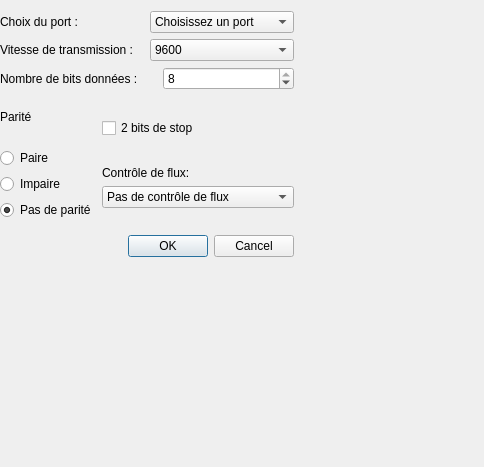
<?xml version="1.0" encoding="UTF-8"?>
<ui version="4.0">
 <class>DialogConfigurerLiaisonGPS</class>
 <widget class="QDialog" name="DialogConfigurerLiaisonGPS">
  <property name="geometry">
   <rect>
    <x>0</x>
    <y>0</y>
    <width>484</width>
    <height>467</height>
   </rect>
  </property>
  <property name="windowTitle">
   <string>Configuration de la liaison série</string>
  </property>
  <widget class="QWidget" name="layoutWidget">
   <property name="geometry">
    <rect>
     <x>0</x>
     <y>0</y>
     <width>294</width>
     <height>282</height>
    </rect>
   </property>
   <layout class="QVBoxLayout" name="verticalLayout_5">
    <item>
     <layout class="QVBoxLayout" name="verticalLayout">
      <item>
       <layout class="QHBoxLayout" name="horizontalLayout">
        <item>
         <widget class="QLabel" name="label">
          <property name="text">
           <string>Choix du port :</string>
          </property>
         </widget>
        </item>
        <item>
         <widget class="QComboBox" name="comboBoxPort">
          <item>
           <property name="text">
            <string>Choisissez un port</string>
           </property>
          </item>
         </widget>
        </item>
       </layout>
      </item>
      <item>
       <layout class="QHBoxLayout" name="horizontalLayout_2">
        <item>
         <widget class="QLabel" name="label_2">
          <property name="text">
           <string>Vitesse de transmission :</string>
          </property>
         </widget>
        </item>
        <item>
         <widget class="QComboBox" name="comboBoxVitesse">
          <item>
           <property name="text">
            <string>9600</string>
           </property>
          </item>
          <item>
           <property name="text">
            <string>1200</string>
           </property>
          </item>
          <item>
           <property name="text">
            <string>2400</string>
           </property>
          </item>
          <item>
           <property name="text">
            <string>4800</string>
           </property>
          </item>
          <item>
           <property name="text">
            <string>19200</string>
           </property>
          </item>
          <item>
           <property name="text">
            <string>38400</string>
           </property>
          </item>
          <item>
           <property name="text">
            <string>57600</string>
           </property>
          </item>
          <item>
           <property name="text">
            <string>115200</string>
           </property>
          </item>
         </widget>
        </item>
       </layout>
      </item>
      <item>
       <layout class="QHBoxLayout" name="horizontalLayout_3">
        <item>
         <widget class="QLabel" name="label_3">
          <property name="text">
           <string>Nombre de bits données :</string>
          </property>
         </widget>
        </item>
        <item>
         <widget class="QSpinBox" name="spinBoxBitData">
          <property name="maximumSize">
           <size>
            <width>131</width>
            <height>23</height>
           </size>
          </property>
          <property name="minimum">
           <number>5</number>
          </property>
          <property name="maximum">
           <number>8</number>
          </property>
          <property name="value">
           <number>8</number>
          </property>
         </widget>
        </item>
       </layout>
      </item>
     </layout>
    </item>
    <item>
     <layout class="QGridLayout" name="gridLayout">
      <item row="0" column="1" rowspan="2">
       <layout class="QVBoxLayout" name="verticalLayout_4">
        <item>
         <widget class="QCheckBox" name="checkBoxStop">
          <property name="text">
           <string>2 bits de stop</string>
          </property>
         </widget>
        </item>
        <item>
         <spacer name="verticalSpacer_2">
          <property name="orientation">
           <enum>Qt::Vertical</enum>
          </property>
          <property name="sizeType">
           <enum>QSizePolicy::Fixed</enum>
          </property>
          <property name="sizeHint" stdset="0">
           <size>
            <width>20</width>
            <height>10</height>
           </size>
          </property>
         </spacer>
        </item>
        <item>
         <layout class="QVBoxLayout" name="verticalLayout_3">
          <item>
           <widget class="QLabel" name="label_5">
            <property name="maximumSize">
             <size>
              <width>16777215</width>
              <height>15</height>
             </size>
            </property>
            <property name="text">
             <string>Contrôle de flux:</string>
            </property>
           </widget>
          </item>
          <item>
           <widget class="QComboBox" name="comboBoxFlux">
            <item>
             <property name="text">
              <string>Pas de contrôle de flux</string>
             </property>
            </item>
            <item>
             <property name="text">
              <string>Matériel (RTS/CTS)</string>
             </property>
            </item>
            <item>
             <property name="text">
              <string>Logiciel (XON/XOFF)</string>
             </property>
            </item>
           </widget>
          </item>
          <item>
           <spacer name="verticalSpacer">
            <property name="orientation">
             <enum>Qt::Vertical</enum>
            </property>
            <property name="sizeType">
             <enum>QSizePolicy::Fixed</enum>
            </property>
            <property name="sizeHint" stdset="0">
             <size>
              <width>20</width>
              <height>10</height>
             </size>
            </property>
           </spacer>
          </item>
         </layout>
        </item>
        <item>
         <widget class="QDialogButtonBox" name="buttonBox">
          <property name="orientation">
           <enum>Qt::Horizontal</enum>
          </property>
          <property name="standardButtons">
           <set>QDialogButtonBox::Cancel|QDialogButtonBox::Ok</set>
          </property>
         </widget>
        </item>
       </layout>
      </item>
      <item row="0" column="0">
       <widget class="QLabel" name="label_4">
        <property name="minimumSize">
         <size>
          <width>0</width>
          <height>20</height>
         </size>
        </property>
        <property name="maximumSize">
         <size>
          <width>16777215</width>
          <height>20</height>
         </size>
        </property>
        <property name="text">
         <string>Parité</string>
        </property>
       </widget>
      </item>
      <item row="1" column="0">
       <layout class="QVBoxLayout" name="verticalLayout_2">
        <property name="bottomMargin">
         <number>50</number>
        </property>
        <item>
         <spacer name="verticalSpacer_3">
          <property name="orientation">
           <enum>Qt::Vertical</enum>
          </property>
          <property name="sizeType">
           <enum>QSizePolicy::Fixed</enum>
          </property>
          <property name="sizeHint" stdset="0">
           <size>
            <width>20</width>
            <height>15</height>
           </size>
          </property>
         </spacer>
        </item>
        <item>
         <widget class="QRadioButton" name="radioButtonPaire">
          <property name="text">
           <string>Paire</string>
          </property>
         </widget>
        </item>
        <item>
         <widget class="QRadioButton" name="radioButtonImpaire">
          <property name="text">
           <string>Impaire</string>
          </property>
         </widget>
        </item>
        <item>
         <widget class="QRadioButton" name="radioButtonNone">
          <property name="text">
           <string>Pas de parité</string>
          </property>
          <property name="checked">
           <bool>true</bool>
          </property>
         </widget>
        </item>
       </layout>
      </item>
     </layout>
    </item>
   </layout>
  </widget>
 </widget>
 <resources/>
 <connections>
  <connection>
   <sender>buttonBox</sender>
   <signal>accepted()</signal>
   <receiver>DialogConfigurerLiaisonGPS</receiver>
   <slot>accept()</slot>
   <hints>
    <hint type="sourcelabel">
     <x>290</x>
     <y>238</y>
    </hint>
    <hint type="destinationlabel">
     <x>157</x>
     <y>274</y>
    </hint>
   </hints>
  </connection>
  <connection>
   <sender>buttonBox</sender>
   <signal>rejected()</signal>
   <receiver>DialogConfigurerLiaisonGPS</receiver>
   <slot>reject()</slot>
   <hints>
    <hint type="sourcelabel">
     <x>290</x>
     <y>244</y>
    </hint>
    <hint type="destinationlabel">
     <x>286</x>
     <y>274</y>
    </hint>
   </hints>
  </connection>
 </connections>
</ui>
